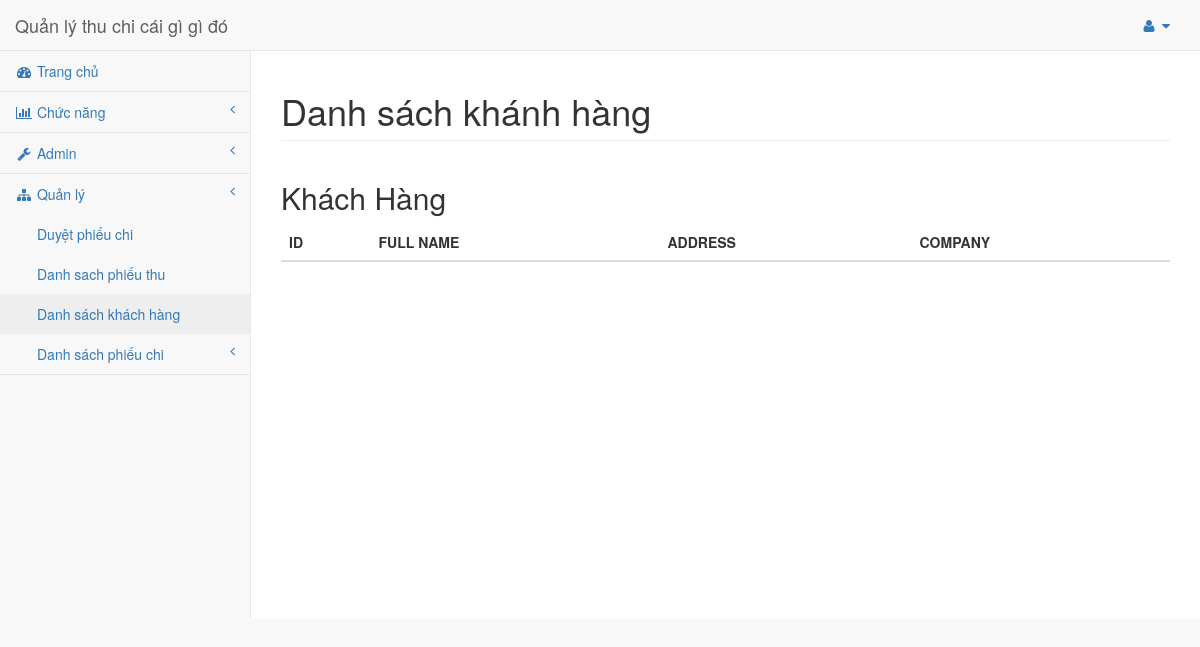
The page /views/pages/danhsachkhachhang.php (signed in) on the database as committed earlier.
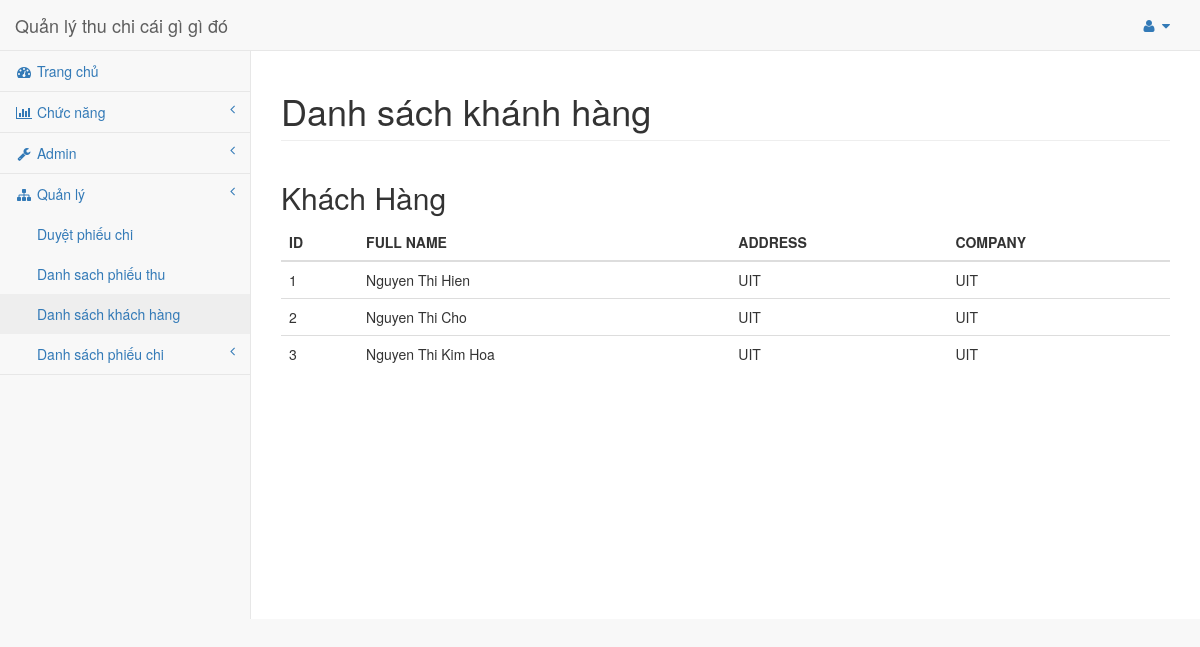
The same page on the database as committed later.
### tables this page shows
create table customers
(
	id int primary key auto_increment,
    fullname text,
    address text,
    company text
);

### views/pages/danhsachkhachhang.php (the view, shortened to what this page needs)
<!DOCTYPE html>
<html lang="en">
<?php
    include '../layouts/header.php';
?>
<?php
    include '../../server/config.php';
     $sql = " SELECT * FROM customers";
    $result = $conn->query($sql);
 ?>
<body>
    <div id="wrapper">
        <?php
            include '../layouts/navigation.php';
        ?>
        <div id="page-wrapper">
            <div class="row">
                <div class="col-lg-12">
                    <h1 class="page-header">Danh sách khánh hàng</h1>
                </div>
            </div>
            <h2>Khách Hàng</h2>
              <table class="table">
                <thead>
                  <tr>
                    <th>ID</th>
                    <th> FULL NAME</th>
                    <th>ADDRESS</th>
                    <th>COMPANY</th>
                  </tr>
                </thead>
                <tbody>
                  <?php while ($row = $result->fetch_assoc()): ?>
                    <tr>
                        <td><?php echo $row["id"]; ?></td>
                        <td><?php echo $row["fullname"]; ?></td>
                        <td><?php echo $row["address"]; ?></td>
                        <td><?php echo $row["company"]; ?></td>
                    </tr>
                  <?php endwhile; ?>
                </tbody>
              </table>
        </div>
    </div>
</body>
</html>

### views/layouts/header.php (shortened to what this page needs)
<head>
    <link href="../../vendor/admin/vendor/bootstrap/css/bootstrap.min.css" rel="stylesheet">
    <link href="../../vendor/admin/vendor/metisMenu/metisMenu.min.css" rel="stylesheet">
    <link href="../../vendor/admin/dist/css/sb-admin-2.css" rel="stylesheet">
    <link href="../../vendor/admin/vendor/font-awesome/css/font-awesome.min.css" rel="stylesheet" type="text/css">
    <link rel="stylesheet" type="text/css" href="../../vendor/css/view-css.css">
    <link rel="stylesheet" type="text/css" href="../../vendor/css/listUser.css">
</head>

### views/layouts/navigation.php
<nav class="navbar navbar-default navbar-static-top" role="navigation" style="margin-bottom: 0">
	<?php
		include 'nav-top.php';
		include 'nav-left.php';
	?>
</nav>

### views/layouts/nav-top.php (shortened to what this page needs)
<div class="navbar-header">
    <a class="navbar-brand" href="index.php">Quản lý thu chi cái gì gì đó</a>
</div>
<ul class="nav navbar-top-links navbar-right">
    <li class="dropdown">
        <a class="dropdown-toggle" data-toggle="dropdown" href="#">
            <i class="fa fa-user fa-fw"></i> <i class="fa fa-caret-down"></i>
        </a>
    </li>
</ul>

### views/layouts/nav-left.php (shortened to what this page needs)
<div class="navbar-default sidebar" role="navigation">
    <div class="sidebar-nav navbar-collapse">
        <ul class="nav" id="side-menu">
            <li>
                <a href="index.php"><i class="fa fa-dashboard fa-fw"></i> Trang chủ</a>
            </li>
            <li>
                <a href="#"><i class="fa fa-bar-chart-o fa-fw"></i> Chức năng<span class="fa arrow"></span></a>
            </li>
            <li>
                <a href="#"><i class="fa fa-wrench fa-fw"></i> Admin<span class="fa arrow"></span></a>
            </li>
            <li>
                <a href="#"><i class="fa fa-sitemap fa-fw"></i> Quản lý<span class="fa arrow"></span></a>
                <ul class="nav nav-second-level">
                    <li>
                        <a href="duyetphieuchi.php">Duyệt phiếu chi</a>
                    </li>
                    <li>
                        <a href="danhsachphieuthu.php">Danh sach phiếu thu</a>
                    </li>
                    <li>
                        <a href="danhsachkhachhang.php">Danh sách khách hàng</a>
                    </li>
                    <li>
                        <a href="#">Danh sách phiếu chi <span class="fa arrow"></span></a>
                    </li>
                </ul>
            </li>
        </ul>
    </div>
</div>

Rows that differ between the two databases and show on the page:
added customers: id "1", fullname "Nguyen Thi Hien", address "UIT", company "UIT"
added customers: id "2", fullname "Nguyen Thi Cho", address "UIT", company "UIT"
added customers: id "3", fullname "Nguyen Thi Kim Hoa", address "UIT", company "UIT"
